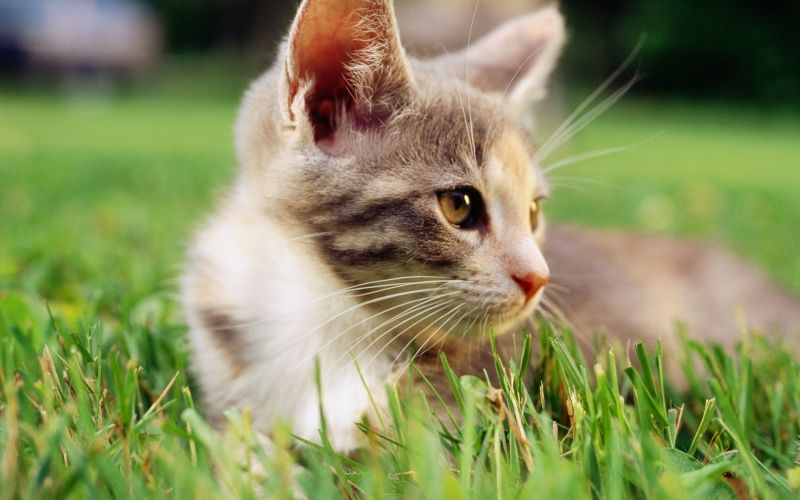
#> input picture CV code/Data/cat.jpg, 800 x 500 px, found by its file name
$ python '基本图像处理（opencv）.py'
#> lines starting #> are read from the running program, lines starting #| are printed output that depends on the picture; after the words box and inside, x2 and y2 are one past the last pixel; in counts of white or black regions, pixels touching at a corner belong together
# -*- coding: utf-8 -*-
"""
Created on Mon Jul  1 09:52:25 2019

@author: Du Chenping
"""

import cv2
import random
import numpy as np
from matplotlib import pyplot as plt

#img show
img = cv2.imread('cat.jpg')
#> img is the input picture: shape (500, 800, 3); mean B, G, R 91.8, 140.8, 134.3
cv2.imshow('cat', img)
print(img.shape)
#| (500, 800, 3)

#img crop
img_crop = img[100:300, 300:500]
cv2.imshow('img_crop', img_crop)

#img color shift
def random_light_color(img):
    # brightness
    B, G, R = cv2.split(img)
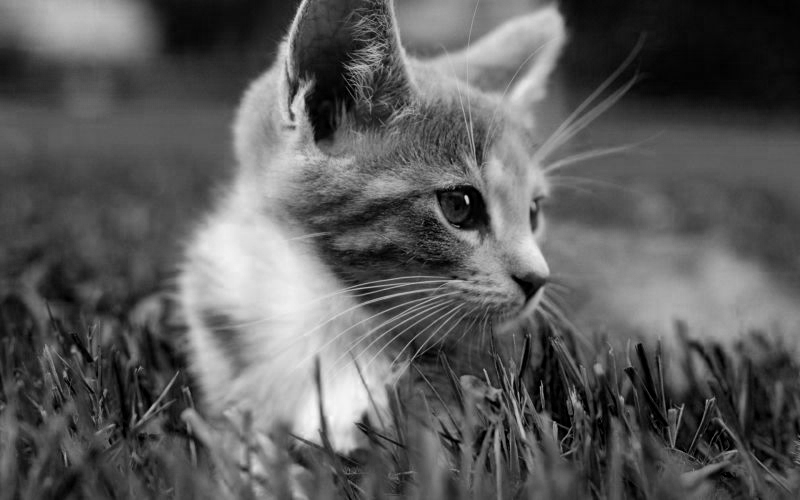
#> B: shape (500, 800); min 0, max 249, mean 91.8
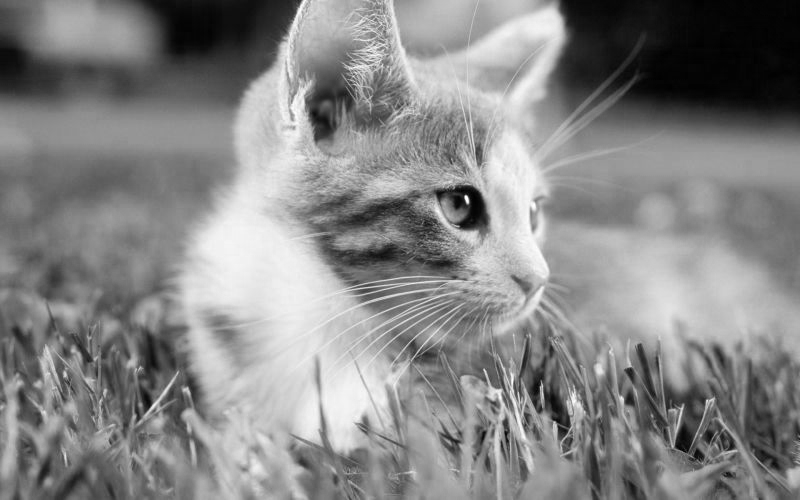
#> R: shape (500, 800); min 0, max 255, mean 134.3

    b_rand = random.randint(-50, 50)
    if b_rand == 0:
        pass
    elif b_rand > 0:
        lim = 255 - b_rand
        B[B > lim] = 255
        B[B <= lim] = (b_rand + B[B <= lim]).astype(img.dtype)
    elif b_rand < 0:
        lim = 0 - b_rand
        B[B < lim] = 0
        B[B >= lim] = (b_rand + B[B >= lim]).astype(img.dtype)

    g_rand = random.randint(-50, 50)
    if g_rand == 0:
        pass
    elif g_rand > 0:
        lim = 255 - g_rand
        G[G > lim] = 255
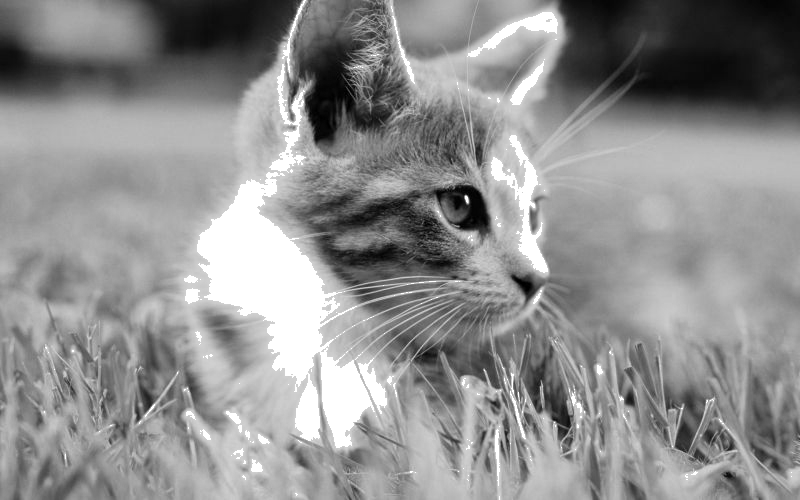
#> G: shape (500, 800); min 0, max 255, mean 142.8
        G[G <= lim] = (g_rand + G[G <= lim]).astype(img.dtype)
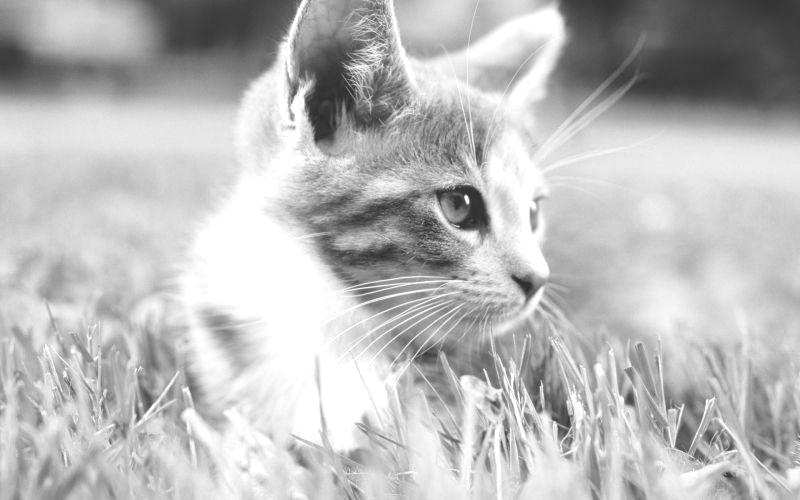
#> G: shape (500, 800); min 47, max 255, mean 186.9
    elif g_rand < 0:
        lim = 0 - g_rand
        G[G < lim] = 0
        G[G >= lim] = (g_rand + G[G >= lim]).astype(img.dtype)

    r_rand = random.randint(-50, 50)
    if r_rand == 0:
        pass
    elif r_rand > 0:
        lim = 255 - r_rand
        R[R > lim] = 255
#> R: shape (500, 800); under 0.01% of pixels changed, all inside (x1, y1, x2, y2) = (295, 2, 541, 381)
        R[R <= lim] = (r_rand + R[R <= lim]).astype(img.dtype)
    elif r_rand < 0:
        lim = 0 - r_rand
        R[R < lim] = 0
        R[R >= lim] = (r_rand + R[R >= lim]).astype(img.dtype)

    img_merge = cv2.merge((B, G, R))
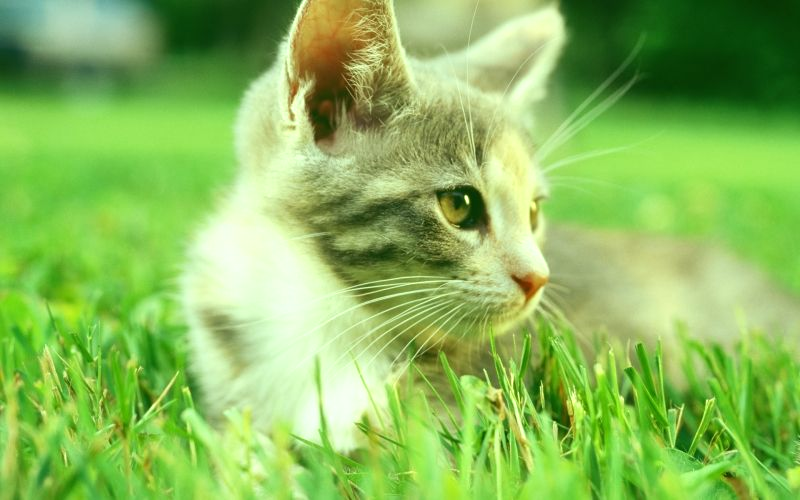
#> img_merge: shape (500, 800, 3); mean B, G, R 90.8, 186.9, 137.3
    #img = cv2.cvtColor(final_hsv, cv2.COLOR_HSV2BGR)
    return img_merge

img_random_color = random_light_color(img)
cv2.imshow('img_random_color', img_random_color)

#img rotation
M = cv2.getRotationMatrix2D((img.shape[1] / 2, img.shape[0] / 2), 25, 0.5) # center, angle, scale
img_rotate = cv2.warpAffine(img, M, (img.shape[1], img.shape[0]))
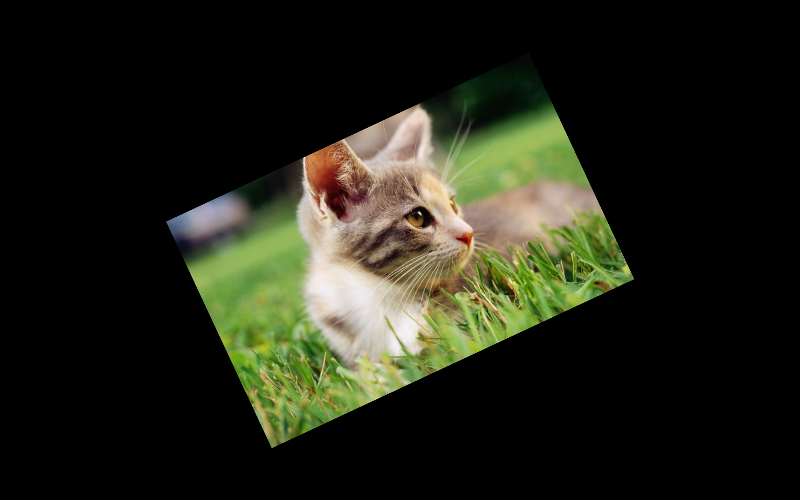
#> img_rotate: shape (500, 800, 3); mean B, G, R 22.9, 35.2, 33.6
cv2.imshow('rotated cat', img_rotate)

#img perspective transform
def random_warp(img, row, col):
#> called with row = 500, col = 800
    height, width, channels = img.shape
#> height = 500; width = 800; channels = 3

    # warp:
    random_margin = 60
    x1 = random.randint(-random_margin, random_margin)
    y1 = random.randint(-random_margin, random_margin)
    x2 = random.randint(width - random_margin - 1, width - 1)
#> x2 = 771
    y2 = random.randint(-random_margin, random_margin)
    x3 = random.randint(width - random_margin - 1, width - 1)
#> x3 = 764
    y3 = random.randint(height - random_margin - 1, height - 1)
#> y3 = 497
    x4 = random.randint(-random_margin, random_margin)
    y4 = random.randint(height - random_margin - 1, height - 1)
#> y4 = 492

    dx1 = random.randint(-random_margin, random_margin)
    dy1 = random.randint(-random_margin, random_margin)
    dx2 = random.randint(width - random_margin - 1, width - 1)
#> dx2 = 761
    dy2 = random.randint(-random_margin, random_margin)
    dx3 = random.randint(width - random_margin - 1, width - 1)
#> dx3 = 796
    dy3 = random.randint(height - random_margin - 1, height - 1)
#> dy3 = 497
    dx4 = random.randint(-random_margin, random_margin)
    dy4 = random.randint(height - random_margin - 1, height - 1)
#> dy4 = 471

    pts1 = np.float32([[x1, y1], [x2, y2], [x3, y3], [x4, y4]])
    pts2 = np.float32([[dx1, dy1], [dx2, dy2], [dx3, dy3], [dx4, dy4]])
    M_warp = cv2.getPerspectiveTransform(pts1, pts2)
    img_warp = cv2.warpPerspective(img, M_warp, (width, height))
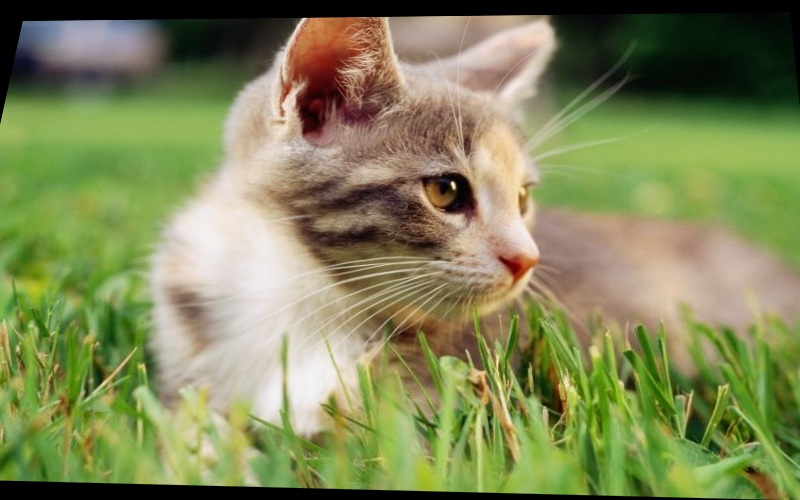
#> img_warp: shape (500, 800, 3); mean B, G, R 87.9, 135, 129
    return M_warp, img_warp
M_warp, img_warp = random_warp(img, img.shape[0], img.shape[1])
#> M_warp = [[0.903, -0.176, 22.63], [-0.012, 0.762, 20.92], [-7.19e-05, -0.000322, 1]]
cv2.imshow('cat_warp', img_warp)

key = cv2.waitKey()
#> (key Esc is pressed here)
if key == 27:
    cv2.destroyAllWindows()
